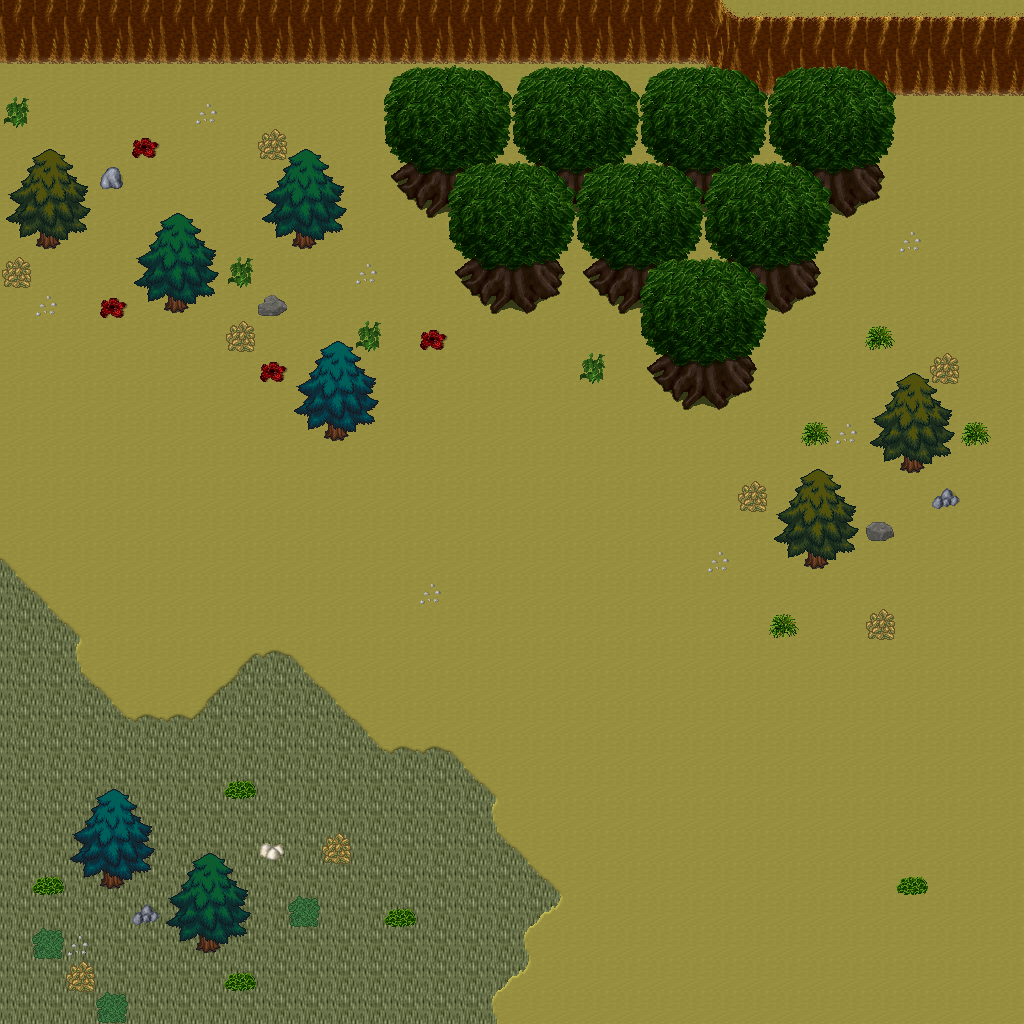

Tiled map render using the project's own tile images. Description and the map definition, with tile-layer contents summarised, below:
An orthogonal 32x32 tile map with 32x32 px tiles, 5 tile layers (Ground, Objects, Objects2, Above, ...), 1 hidden layer not drawn, 23 tilesets.

<map version="1.10" tiledversion="1.11.0" orientation="orthogonal" renderorder="right-down" width="32" height="32" tilewidth="32" tileheight="32" infinite="0" nextlayerid="11" nextobjectid="1">
 <tileset firstgid="1" name="ground_ground" tilewidth="32" tileheight="32" tilecount="33" columns="3">
  <image source="../drawable/ground_ground.png" width="96" height="352" />
 </tileset>
 <tileset firstgid="34" name="ground_ridge_earth_dark" tilewidth="32" tileheight="32" tilecount="96" columns="12">
  <image source="../drawable/ground_ridge_earth_dark.png" width="384" height="256" />
 </tileset>
 <tileset firstgid="130" name="logic_collision" tilewidth="32" tileheight="32" tilecount="1" columns="1">
  <image source="../drawable/logic_collision.png" width="32" height="32" />
 </tileset>
 <tileset firstgid="131" name="logic_creature_animal" tilewidth="32" tileheight="32" tilecount="32" columns="8">
  <image source="../drawable/logic_creature_animal.png" width="256" height="128" />
 </tileset>
 <tileset firstgid="163" name="ground_earth_edges" tilewidth="32" tileheight="32" tilecount="18" columns="6">
  <image source="../drawable/ground_earth_edges.png" width="192" height="96" />
 </tileset>
 <tileset firstgid="181" name="plant_grasses" tilewidth="32" tileheight="32" tilecount="6" columns="3">
  <image source="../drawable/plant_grasses.png" width="96" height="64" />
 </tileset>
 <tileset firstgid="187" name="ground_earth_edges_yellowgreen" tilewidth="32" tileheight="32" tilecount="15" columns="5">
  <image source="../drawable/ground_earth_edges_yellowgreen.png" width="160" height="96" />
 </tileset>
 <tileset firstgid="202" name="ground_grass_corners" tilewidth="32" tileheight="32" tilecount="24" columns="6">
  <image source="../drawable/ground_grass_corners.png" width="192" height="128" />
 </tileset>
 <tileset firstgid="226" name="plant_tree_tree_darkgreen" tilewidth="32" tileheight="32" tilecount="88" columns="8">
  <image source="../drawable/plant_tree_tree_darkgreen.png" width="256" height="352" />
 </tileset>
 <tileset firstgid="314" name="plant_tree_evergreen" tilewidth="32" tileheight="32" tilecount="36" columns="3">
  <image source="../drawable/plant_tree_evergreen.png" width="96" height="384" />
 </tileset>
 <tileset firstgid="350" name="plant_bush_various_small" tilewidth="32" tileheight="32" tilecount="9" columns="3">
  <image source="../drawable/plant_bush_various_small.png" width="96" height="96" />
 </tileset>
 <tileset firstgid="359" name="plant_bush_bushes" tilewidth="32" tileheight="32" tilecount="10" columns="5">
  <image source="../drawable/plant_bush_bushes.png" width="160" height="64" />
 </tileset>
 <tileset firstgid="369" name="building_decoration_rocks" tilewidth="32" tileheight="32" tilecount="6" columns="3">
  <image source="../drawable/building_decoration_rocks.png" width="96" height="64" />
 </tileset>
 <tileset firstgid="375" name="ground_stonecircle" tilewidth="32" tileheight="32" tilecount="81" columns="9">
  <image source="../drawable/ground_stonecircle.png" width="288" height="288" />
 </tileset>
 <tileset firstgid="456" name="ground_rock_rocks" tilewidth="32" tileheight="32" tilecount="4" columns="2">
  <image source="../drawable/ground_rock_rocks.png" width="64" height="64" />
 </tileset>
 <tileset firstgid="460" name="building_decoration_orbpedestal" tilewidth="32" tileheight="32" tilecount="2" columns="1">
  <image source="../drawable/building_decoration_orbpedestal.png" width="32" height="64" />
 </tileset>
 <tileset firstgid="462" name="building_house_chalet" tilewidth="32" tileheight="32" tilecount="56" columns="7">
  <image source="../drawable/building_house_chalet.png" width="224" height="256" />
 </tileset>
 <tileset firstgid="518" name="building_tower_chalet" tilewidth="32" tileheight="32" tilecount="16" columns="2">
  <image source="../drawable/building_tower_chalet.png" width="64" height="256" />
 </tileset>
 <tileset firstgid="534" name="plant_bush_bush_pinks" tilewidth="32" tileheight="32" tilecount="4" columns="2">
  <image source="../drawable/plant_bush_bush_pinks.png" width="64" height="64" />
 </tileset>
 <tileset firstgid="538" name="ground_dry_grass" tilewidth="32" tileheight="32" tilecount="54" columns="9">
  <image source="../drawable/ground_dry_grass.png" width="288" height="192" />
 </tileset>
 <tileset firstgid="592" name="object_rock_pillars_stone" tilewidth="32" tileheight="32" tilecount="36" columns="6">
  <image source="../drawable/object_rock_pillars_stone.png" width="192" height="192" />
 </tileset>
 <tileset firstgid="628" name="building_door_brown_door" tilewidth="32" tileheight="32" tilecount="3" columns="1">
  <image source="../drawable/building_door_brown_door.png" width="32" height="96" />
 </tileset>
 <tileset firstgid="631" name="logic_creature_fowl" tilewidth="32" tileheight="32" tilecount="6" columns="6">
  <image source="../drawable/logic_creature_fowl.png" width="192" height="32" />
 </tileset>
 <layer id="1" name="Ground" width="32" height="32">
  <data>[1024 cells, 1024 non-empty, 2 distinct tile ids]</data>
 </layer>
 <layer id="2" name="Objects" width="32" height="32">
  <data>[1024 cells, 210 non-empty, 35 distinct tile ids]</data>
 </layer>
 <layer id="3" name="Objects2" width="32" height="32">
  <data>[1024 cells, 0 non-empty, 0 distinct tile ids]</data>
 </layer>
 <layer id="4" name="Above" width="32" height="32">
  <data>[1024 cells, 146 non-empty, 34 distinct tile ids]</data>
 </layer>
 <layer id="5" name="Above2" width="32" height="32">
  <data>[1024 cells, 46 non-empty, 14 distinct tile ids]</data>
 </layer>
 <layer id="6" name="Walkable" width="32" height="32" visible="0">
  <data>[1024 cells, 156 non-empty, 1 distinct tile ids]</data>
 </layer>
 <objectgroup id="7" name="Mapevents" />
 <objectgroup id="8" name="Spawn" />
 <objectgroup id="9" name="Keys" />
 <objectgroup id="10" name="Replace" />
</map>
